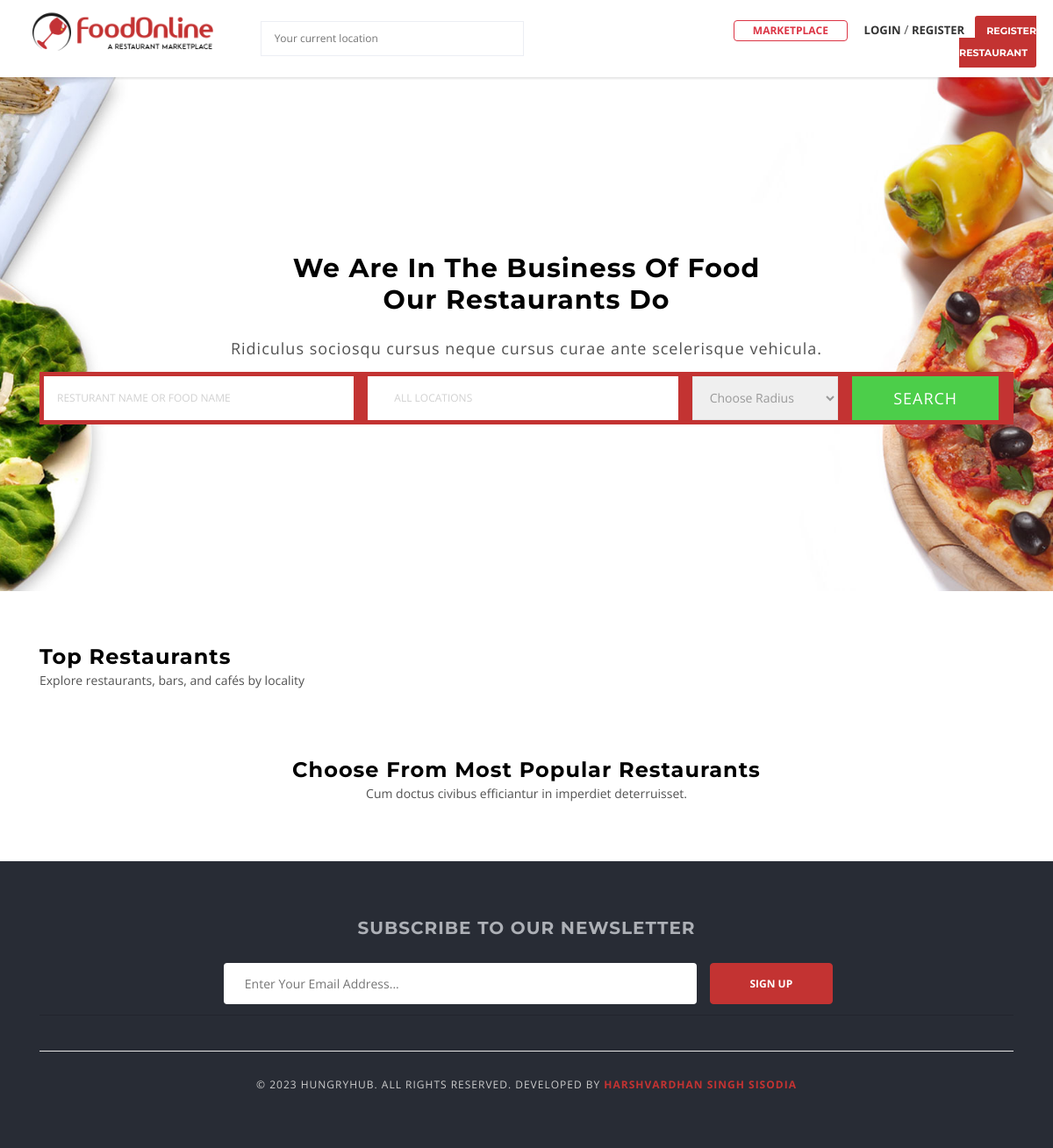
Before: / with the older database file.
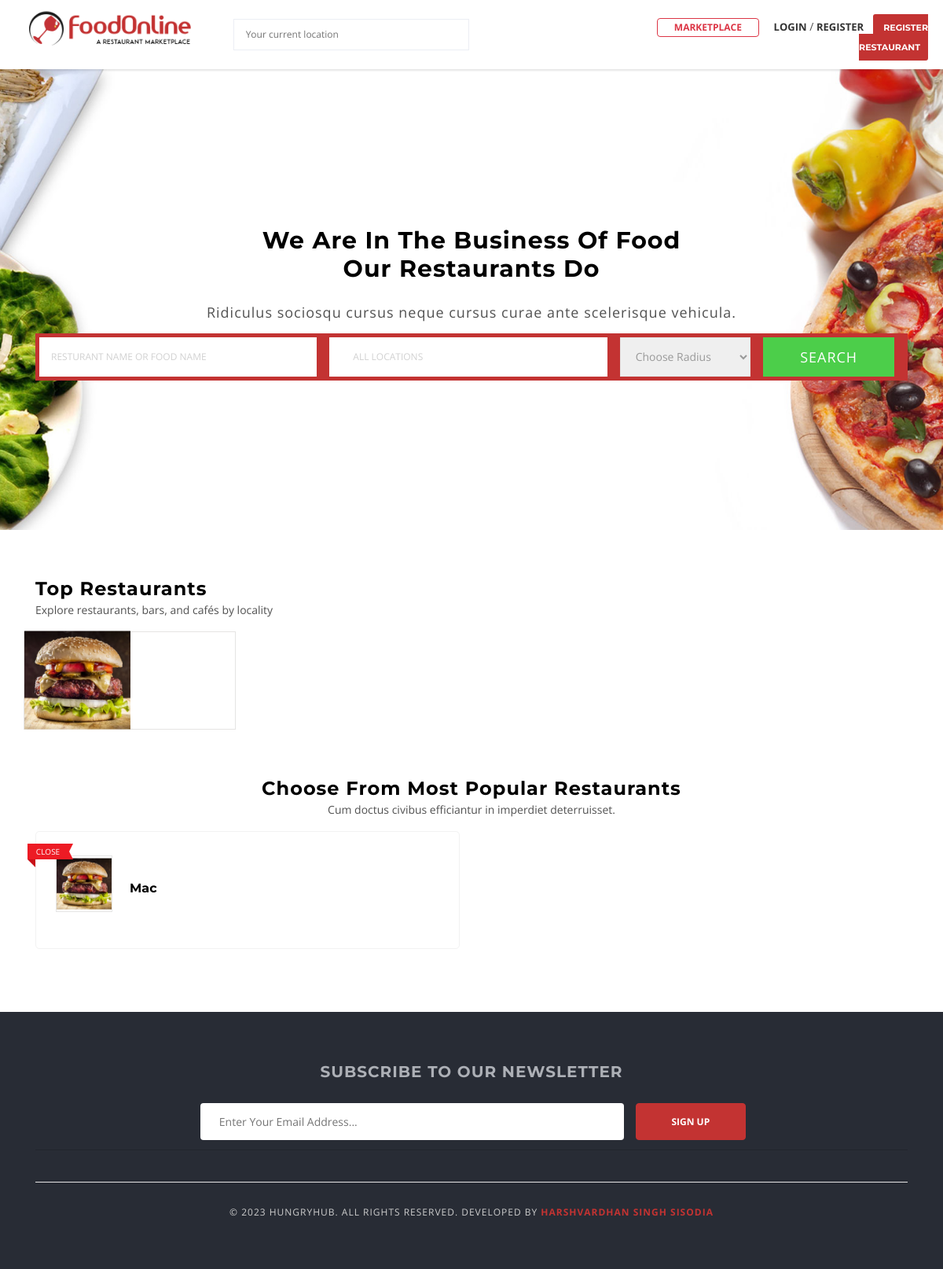
After: the same page with the newer database file.
### vendor/models.py (models this page shows, shortened)
class Vendor(models.Model):
    user = models.OneToOneField(User, related_name='user', on_delete=models.CASCADE)
    user_profile = models.OneToOneField(UserProfile, related_name='userprofile', on_delete=models.CASCADE)
    vendor_name = models.CharField(max_length=50)
    vendor_slug = models.SlugField(max_length=100, unique=True)
    vendor_license = models.ImageField(upload_to='vendor/license')
    is_approved = models.BooleanField(default=False)
    created_at = models.DateTimeField(auto_now_add=True)
    modified_at = models.DateTimeField(auto_now=True)
    def __str__(self):
        return self.vendor_name

### HungryHub/views.py (the view)
# urls.py: 2. Add a URL to urlpatterns:  path('', views.home, name='home')
def home(request):
    vendors = Vendor.objects.filter(is_approved = True, user__is_active = True)[:8]
    context ={
        'vendors' : vendors,
    }
    return render(request, 'home.html',context)

### marketplace/context_processors.py (called while the page is built, shortened)
def get_cart_counter(request):
    cart_count = 0
    return dict(cart_count=cart_count)

def get_cart_amounts(request):
    subtotal = 0
    tax = 0
    grand_total = 0
    tax_dict = {}
    return dict(subtotal=subtotal, tax=tax, grand_total=grand_total, tax_dict=tax_dict)

### templates/home.html (shortened to what the changed rows need)
{% extends 'base.html' %}
{% load static %}
{% block content %}
<div class="main-section">
	<div class="page-section nopadding cs-nomargin main-search-bar" style="padding-top: 200px; padding-bottom: 150px; margin-bottom: 0px; background: url({% static 'extra-images/bg-image1.jpg' %}) no-repeat center / cover;">
		<div class="container">
			<div class="row">
				<div class="col-lg-12 col-md-12 col-sm-12 col-xs-12 ">
					<div class="element-title">
						<h1 style="font-size: 40px; color: #505050; text-transform: uppercase; line-height: 50px; margin-bottom: 25px; text-align:center;">
							We are in the business of food<br>our restaurants do</h1>
					</div>
				</div>
			</div>
		</div>
	</div>
	<div class="page-section nopadding cs-nomargin" style="margin-top: 0px;padding-top: 60px;padding-bottom: 0px;margin-bottom: 0px;background: #ffffff;">
		<div class="container">
			<div class="row">
				<div class="col-lg-12 col-md-12 col-sm-12 col-xs-12">
					<div class="element-title align-left">
						<h2>Top Restaurants</h2>
					</div>
				</div>
				<div class="col-lg-12 col-md-12 col-sm-12 col-xs-12" style="padding-right: 0 !important; padding-left: 0 !important;">
					<div class="company-logo">
						<ul>
							{% for vendor in vendors %}
							<li class="has-border">
								<figure>
									{% if vendor.user_profile.profile_picture %}
									<a href="{% url 'vendor_detail' vendor.vendor_slug %}"><img src="{{ vendor.user_profile.profile_picture.url }}" height="125" class="attachment-full size-full wp-post-image" alt=""></a>
									{% else %}
									<a href="{% url 'vendor_detail' vendor.vendor_slug %}"><img src="{% static 'images/default-profile.png' %}" height="125" class="attachment-full size-full wp-post-image" alt=""></a>
									{% endif %}
								</figure>
							</li>
							{% endfor %}
						</ul>
					</div>
				</div>
			</div>
		</div>
	</div>
	<div class="page-section nopadding cs-nomargin" style="margin-top: 0px;padding-top: 60px;padding-bottom: 50px;margin-bottom: 0px;background: #ffffff;">
		<div class="container">
			<div class="row">
				<div class="col-lg-12 col-md-12 col-sm-12 col-xs-12">
					<div class="element-title align-center">
						<h2>Choose From Most Popular Restaurants</h2>
					</div>
				</div>
				<div class="col-lg-12 col-md-12 col-sm-12 col-xs-12">
					<div class="listing fancy">
						<ul class="row">
							{% for vendor in vendors %}
							<li class="col-lg-6 col-md-6 col-sm-6 col-xs-12">
								<div class="list-post featured">
									<div class="img-holder">
										<figure>
											<a href="{% url 'vendor_detail' vendor.vendor_slug %}">
												{% if vendor.user_profile.profile_picture %}
												<img src="{{ vendor.user_profile.profile_picture.url }}" class="img-thumb wp-post-image" alt="">
												{% else %}
												<img src="{% static 'images/default-profile.png' %}" class="img-thumb wp-post-image" alt="">
												{% endif %}
											</a>
										</figure>
										{% if vendor.is_open %}
										<span class="restaurant-status open">
											<em class="bookmarkRibbon"></em>Open
										</span>
										{% else %}
										<span class="restaurant-status close">
											<em class="bookmarkRibbon"></em>Close
										</span>
										{% endif %}
									</div>
									<div class="text-holder">
										<div class="post-title">
											<h5>
												<a href="{% url 'vendor_detail' vendor.vendor_slug %}">{{ vendor }}</a>
											</h5>
										</div>
									</div>
									<div class="list-option">
										<a href="javascript:void(0);" class="shortlist-btn" data-toggle="modal" data-target="#sign-in">
											<i class="icon-heart-o"></i>
										</a>
									</div>
								</div>
							</li>
							{% endfor %}
						</ul>
					</div>
				</div>
			</div>
		</div>
	</div>
</div>
{% endblock %}

Changed rows visible on the page:
now on this page (row edited): Vendor: vendor_name "Mac"
